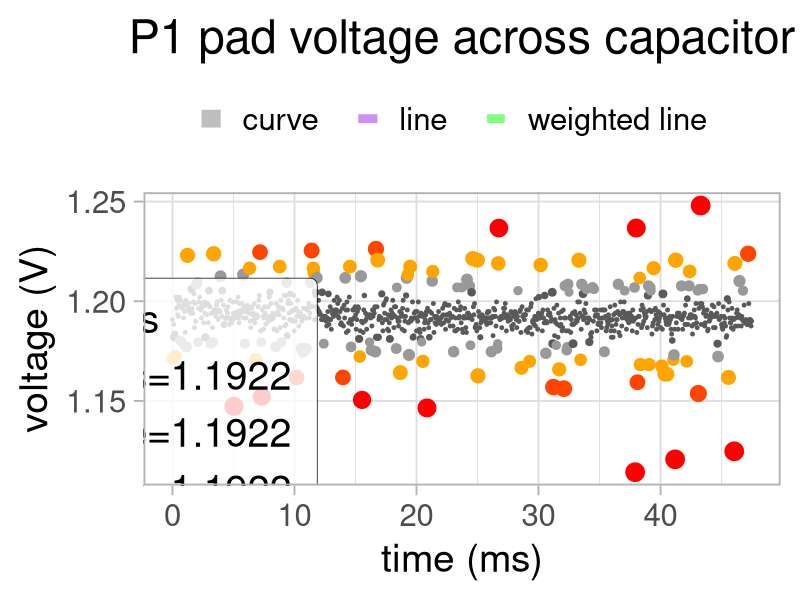
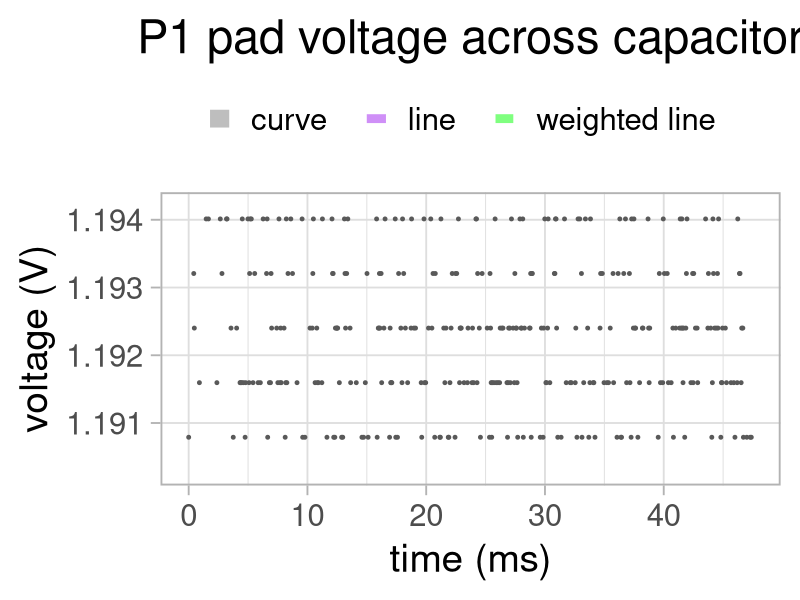
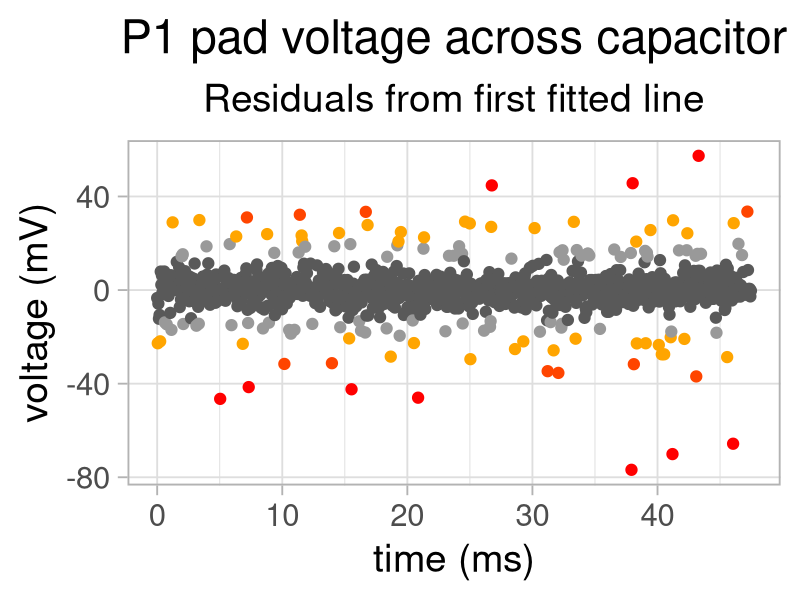
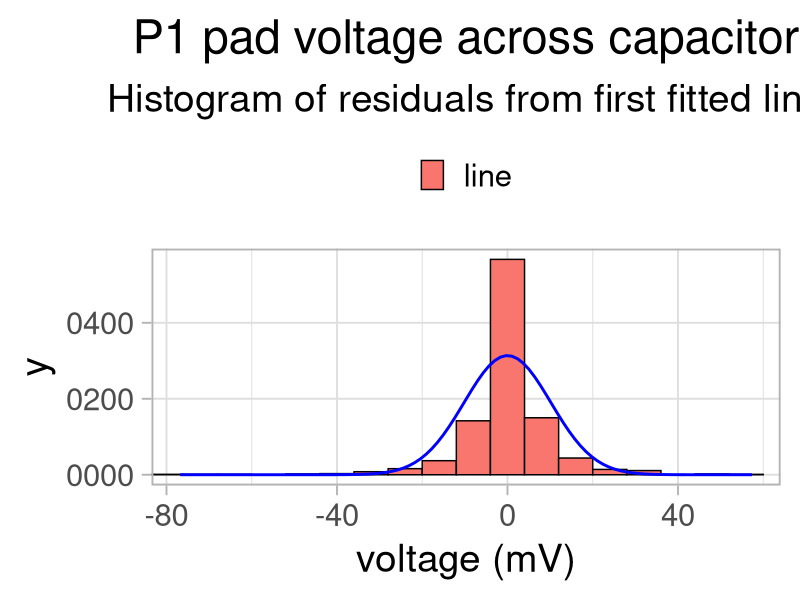
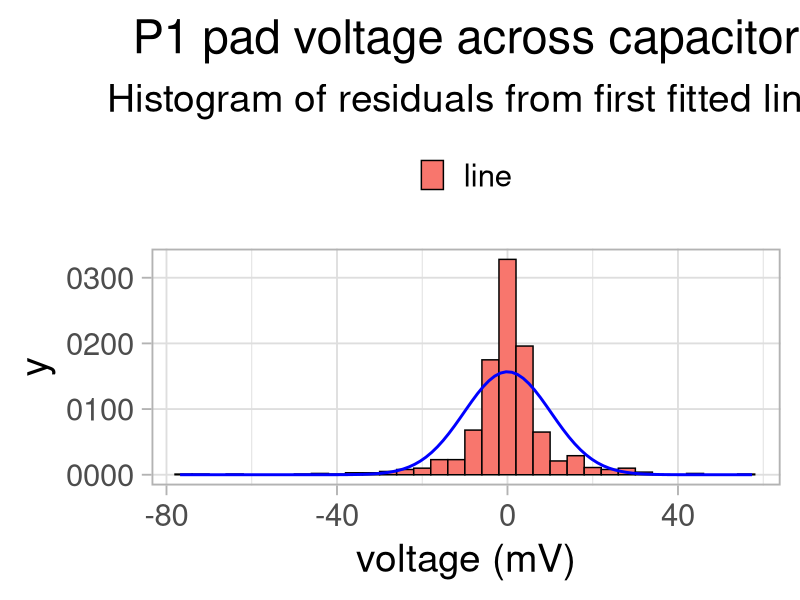
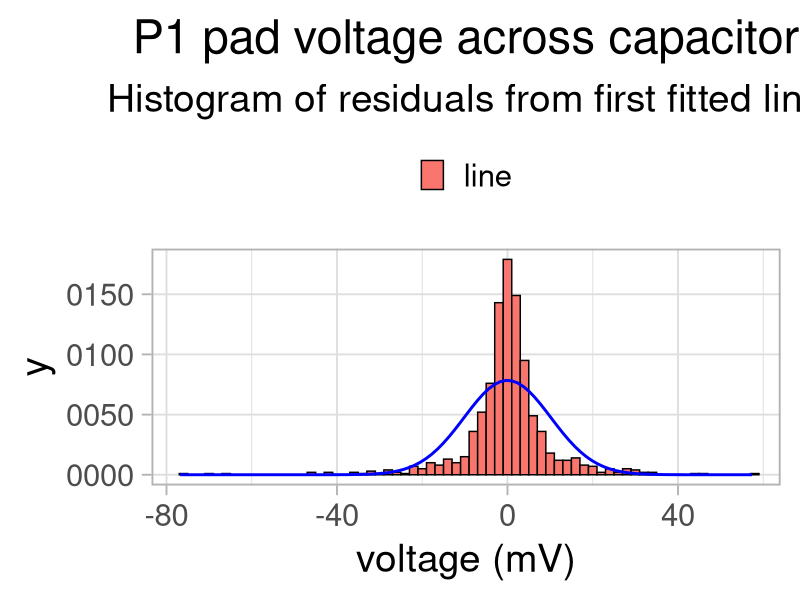
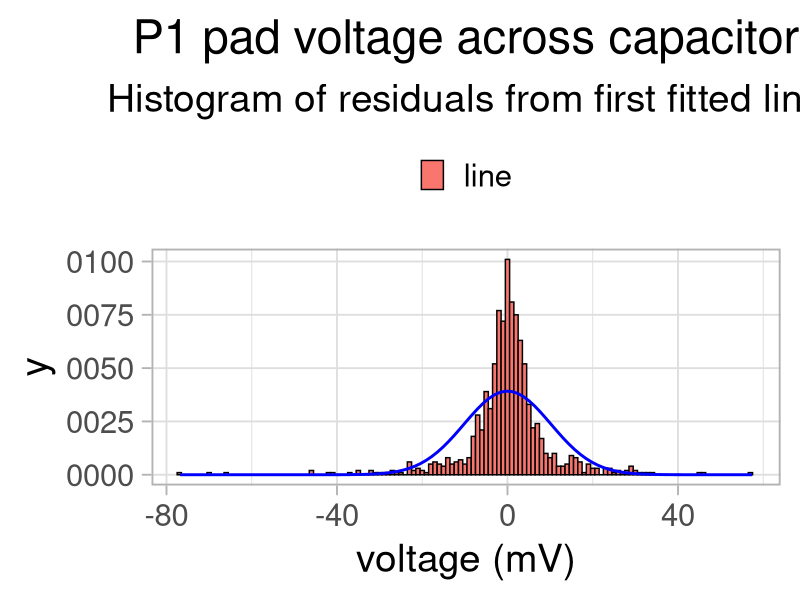
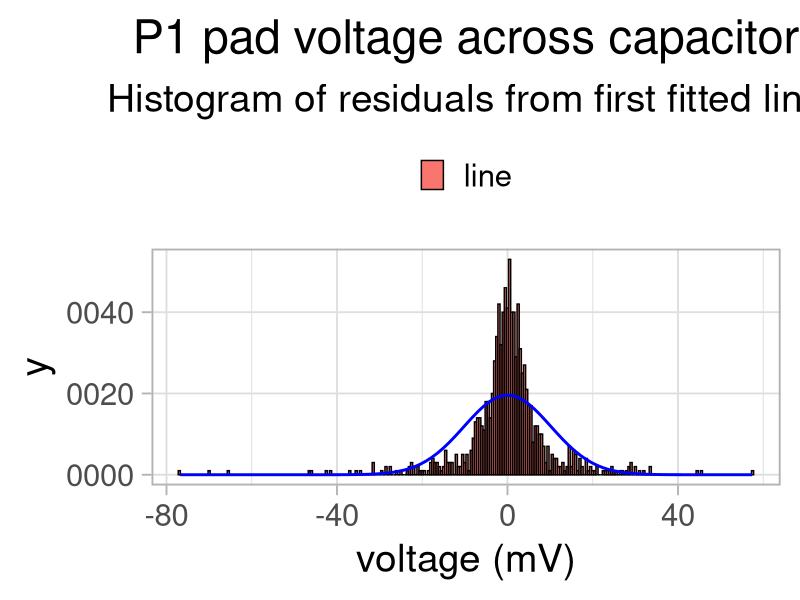

These figures' R source, in order:
library('stringr')
library('ggplot2')
library('grid')
library('gridExtra')



### A (different) example fo what was executed
###
### >>> [pulse.send(pulses) in range(10)] ; print(mean1000samples_alt2(p1))
### [False]
### 10470.7
### >>> pulses
### array('H', [40000, 500])

### 1000 ADC values from CP 5.0.0 on a CLUE (nRF52840 12 bit) Copied in from REPL 

### samples 1 2.2uF non-continuous

samples1 <- c(
     10592, 10624, 10544, 10624, 10656, 10592, 10544, 10560, 10576, 10576,
     10544, 10544, 10640, 10640, 10592, 10480, 10560, 10608, 10592, 10352,
     10592, 10336, 10544, 10528, 10608, 10592, 10544, 10432, 10608, 10496,
     10528, 10640, 10656, 10544, 10656, 10528, 10560, 10624, 10592, 10576,
     10560, 10448, 10112, 10624, 10640, 10624, 10560, 10512, 10496, 10624,
     10512, 10512, 10624, 10752, 10480, 10544, 10544, 10560, 10784, 10480,
     10528, 10640, 10528, 10496, 10704, 10592, 10480, 10560, 10592, 10512,
     10576, 10384, 10624, 10624, 10496, 10512, 10480, 10528, 10608, 10528,
     10576, 10496, 10512, 10480, 10336, 10736, 10544, 10480, 10496, 10416,
     10624, 10544, 10544, 10576, 10576, 10560, 10528, 10528, 10512, 10560,
     10560, 10528, 10560, 10496, 10144, 10496, 10832, 10528, 10560, 10496,
     10560, 10592, 10496, 10432, 10480, 10560, 10480, 10544, 10480, 10544,
     10496, 10512, 10544, 10512, 10528, 10560, 10512, 10544, 10544, 10496,
     10512, 10496, 10368, 10480, 10528, 10480, 10496, 10560, 10496, 10544,
     10496, 10432, 10512, 10544, 10528, 10544, 10560, 10560, 10544, 10592,
     10448, 10400, 10512, 10560, 10528, 10528, 10480, 10496, 10512, 10464,
     10464, 10480, 10464, 10480, 10480, 10496, 10560, 10496, 10464, 10448,
     10448, 10528, 10496, 10496, 10464, 10480, 10560, 10496, 10496, 10640,
     10560, 10512, 10480, 10512, 10496, 10480, 10480, 10544, 10464, 10480,
     10624, 10272, 10528, 10496, 10464, 10800, 10496, 10528, 10448, 10560,
     10512, 10496, 10464, 10528, 10480, 10576, 10480, 10560, 10480, 10576,
     10480, 10512, 10608, 10448, 10496, 10480, 10512, 10752, 10480, 10480,
     10480, 10480, 10480, 10464, 10480, 10544, 10464, 10432, 10608, 10384,
     10368, 10512, 10512, 10480, 10528, 10272, 10336, 10448, 10480, 10528,
     10416, 10464, 10448, 10416, 10480, 10576, 10512, 10496, 10512, 10528,
     10464, 10432, 10464, 10512, 10432, 10544, 10432, 10448, 10480, 10448,
     10432, 10464, 10352, 10432, 10480, 10464, 10528, 10480, 10416, 10480,
     10480, 10480, 10496, 10416, 10480, 10288, 10512, 10448, 10448, 10464,
     10304, 10384, 10480, 10448, 10480, 10624, 10496, 10448, 10368, 10496,
     10560, 10464, 10528, 10336, 10416, 10496, 10416, 10416, 10496, 10432,
     10352, 10416, 10496, 10496, 10432, 10560, 10416, 10528, 10320, 10464,
     10512, 10496, 10496, 10400, 10416, 10496, 10544, 10320, 10304, 10496,
     10352, 10400, 10512, 10352, 10464, 10384, 10400, 10496, 10480, 10416,
     10464, 10512, 10528, 10352, 10448, 10416, 10416, 10480, 10496, 10560,
     10416, 10400, 10416, 10448, 10480, 10320, 10400, 10720, 10416, 10416,
     10464, 10448, 10432, 10464, 10448, 10384, 10416, 10432, 10416, 10432,
     10352, 10416, 10352, 10224, 10416, 10464, 10464, 10496, 10416, 10128,
     10432, 10720, 10480, 10416, 10448, 10416, 10464, 10368, 10432, 10480,
     10432, 10464, 10496, 10480, 10464, 10432, 10352, 10400, 10496, 10416,
     10464, 10448, 10368, 10400, 10496, 10224, 10400, 10480, 10464, 10432,
     10448, 10416, 10416, 10496, 10496, 10464, 10416, 10400, 10368, 10384,
     10432, 9968, 10192, 10416, 10400, 10480, 10512, 10480, 10432, 10432,
     10480, 10352, 10432, 10416, 10512, 10384, 10176, 10752, 10528, 10192,
     10352, 10432, 10384, 10480, 10448, 10368, 10160, 10368, 10448, 10528,
     10448, 10352, 10320, 10416, 10400, 10384, 10336, 10432, 10368, 10384,
     10432, 10432, 10448, 10352, 10384, 10416, 10496, 10496, 10496, 10256,
     10080, 10624, 10448, 10384, 10336, 10448, 10400, 10432, 10400, 10432,
     10416, 10352, 10368, 10416, 10224, 10352, 10352, 10432, 10336, 10432,
     10288, 10464, 10432, 10240, 10432, 10352, 10400, 10432, 10416, 10464,
     10288, 10432, 10464, 10352, 10416, 10384, 10416, 10432, 10448, 10448,
     10448, 10656, 10480, 10400, 10432, 10432, 10416, 10432, 10480, 10464,
     10352, 10432, 10464, 10384, 10528, 10432, 10480, 10496, 10416, 10496,
     10416, 10496, 10368, 10416, 10800, 10400, 10352, 10576, 10384, 10432,
     10448, 10448, 10448, 10432, 10496, 10416, 10496, 10320, 10384, 10480,
     10416, 10336, 10416, 10336, 10352, 10400, 10368, 10288, 9792, 10320,
     10368, 10352, 10400, 10320, 10432, 10160, 10384, 10432, 10432, 10368,
     10432, 10352, 10304, 10416, 10432, 10368, 10352, 10432, 10352, 10496,
     10352, 10384, 10464, 10432, 10400, 10400, 10416, 10336, 10432, 10224,
     10592, 10368, 10432, 10352, 10384, 10368, 10432, 10432, 10416, 10352,
     10272, 10416, 10384, 10448, 10368, 10352, 10304, 10240, 10400, 10528,
     10416, 10352, 10368, 10416, 10448, 10464, 10368, 10256, 10400, 10400,
     10352, 10368, 10432, 10352, 10432, 10448, 10368, 10336, 10352, 10432,
     10448, 10544, 10368, 10496, 10384, 10240, 10368, 10256, 10352, 10288,
     10320, 10304, 10384, 10352, 10400, 10432, 10384, 10384, 10352, 10352,
     10368, 10384, 10352, 10368, 10752, 10368, 10368, 10416, 10336, 10224,
     10400, 10400, 10432, 10416, 10496, 10432, 10432, 10384, 10304, 10336,
     10336, 10368, 10384, 10384, 10368, 10496, 10304, 10384, 10384, 10384,
     10352, 10304, 10432, 10352, 10272, 10352, 10416, 10368, 10512, 10336,
     10432, 10304, 10336, 10336, 10368, 10368, 10368, 10320, 10368, 10352,
     10400, 10304, 10352, 9968, 10352, 10288, 10272, 10368, 10320, 10464,
     10368, 10320, 10336, 10432, 10656, 10368, 10368, 10336, 10384, 10336,
     10336, 10352, 10336, 10224, 10368, 10384, 10336, 10336, 10336, 10320,
     10384, 10352, 10368, 10320, 10272, 10224, 10352, 10368, 10320, 10320,
     10352, 10304, 10352, 10352, 10224, 10352, 10288, 10288, 10416, 10352,
     10432, 10368, 10304, 10112, 10288, 10352, 10400, 10320, 10352, 10352,
     10320, 10208, 10512, 10288, 10208, 10320, 10272, 10304, 10368, 10352,
     10368, 10304, 10352, 10336, 10288, 10272, 10336, 10368, 10288, 10560,
     10240, 10320, 10464, 10432, 10304, 10288, 10304, 10256, 10304, 10320,
     10368, 10272, 10368, 10256, 10224, 10352, 10304, 10256, 10320, 10288,
     10336, 10288, 10320, 10224, 10320, 10320, 10400, 10368, 10304, 10384,
     10368, 10320, 10320, 10304, 10288, 10368, 10336, 10416, 10320, 10304,
     10336, 10288, 10304, 10352, 10352, 10304, 10256, 10352, 10240, 10288,
     10304, 10256, 10304, 10400, 10288, 10384, 10272, 10320, 10336, 10224,
     10368, 10256, 10368, 10304, 10272, 10288, 10432, 10352, 10288, 10336,
     10288, 10368, 10304, 9552, 10320, 10336, 10288, 10384, 10320, 10272,
     10320, 10368, 10256, 10368, 10336, 10368, 10288, 10352, 10352, 10288,
     10512, 10320, 10320, 10352, 10336, 10272, 10160, 10336, 10288, 10272,
     10336, 10288, 10416, 10208, 10304, 10272, 10320, 10288, 10336, 10400,
     10304, 10368, 10352, 10336, 10208, 10288, 10352, 10240, 10336, 10352,
     10288, 10288, 10288, 10288, 10352, 10272, 10272, 10224, 10176, 10224,
     10224, 10224, 10272, 10384, 10368, 10208, 10320, 10320, 10320, 10336,
     10304, 9696, 10304, 10400, 10304, 10304, 10256, 10256, 10288, 10272,
     10304, 10272, 10240, 10320, 10304, 10240, 10208, 10272, 10208, 10336,
     10320, 10320, 10224, 10208, 10224, 10320, 10288, 10256, 10208, 10320,
     10240, 10224, 10224, 10352, 10384, 10336, 10336, 10304, 10304, 10256,
     10304, 10304, 10256, 10368, 10288, 10288, 10288, 10304, 10368, 10240,
     10272, 10304, 10240, 10320, 10160, 10320, 10240, 10304, 10208, 10160,
     10320, 10256, 10224, 10288, 10224, 10224, 10256, 10304, 10208, 10240,
     10304, 10288, 10368, 10336, 10256, 10176, 10304, 10288, 10240, 10224,
     10272, 10224, 10288, 10256, 10320, 10224, 10352, 10272, 10288, 10224)


### samples2 is 0.1uF ceramic/mylar with continuous pulsing at 400kHz 55000 duty
### 

### >>> discard = [print("    ", ", ".join(map(str,sample_store_list[x:x+10])), end=",\n") for x in range(0,1000,10)]

samples2 <- c(
  23808, 23712, 23680, 23696, 23696, 23712, 23696, 23712, 23696, 23648,
  23472, 23712, 23520, 23616, 23744, 23568, 23680, 23200, 23680, 23744,
  23712, 23760, 23152, 24208, 23984, 23456, 23280, 23664, 24256, 24528,
  23664, 23600, 23696, 23616, 23712, 23712, 24128, 23680, 23744, 23584,
  23936, 23600, 23552, 23936, 23648, 23840, 24448, 22928, 23664, 23360,
  24304, 23568, 23744, 23616, 23632, 23664, 23632, 23664, 23664, 23664,
  23776, 23776, 23744, 23424, 24128, 23872, 23552, 23600, 23728, 23696,
  23712, 23520, 23536, 23872, 23584, 23664, 23936, 23632, 23744, 23344,
  23680, 23712, 23664, 23744, 23664, 23600, 23600, 23680, 23648, 23856,
  23664, 23616, 23840, 23248, 24000, 23696, 23712, 23632, 24352, 23664,
  23664, 23776, 23616, 23584, 23600, 23712, 23664, 23632, 23888, 23856,
  23472, 23568, 23600, 23744, 23664, 23728, 23664, 23728, 23584, 23600,
  23872, 23696, 23440, 23568, 23504, 23712, 24336, 23744, 23712, 23760,
  23600, 23712, 23696, 23616, 23776, 23680, 23600, 23712, 23664, 23728,
  23680, 23712, 23488, 23616, 22864, 23696, 23680, 23584, 23680, 23632,
  23808, 23776, 23552, 23664, 23680, 23744, 23680, 23664, 23488, 23760,
  23744, 23808, 23536, 23728, 23712, 23408, 23648, 23744, 23712, 23728,
  23536, 23680, 23520, 23680, 23600, 23600, 23712, 23760, 23520, 23664,
  23664, 23616, 23744, 23744, 23600, 23712, 23488, 23744, 23728, 23088,
  23616, 23600, 23664, 24400, 23664, 23936, 23776, 23472, 23872, 24112,
  23472, 23680, 23728, 23664, 23536, 23664, 23568, 23664, 23680, 23552,
  23648, 23712, 23584, 23552, 23584, 23696, 23728, 23680, 23616, 23664,
  23600, 23824, 23504, 23680, 23360, 23232, 23680, 23904, 24320, 23744,
  23664, 23664, 23728, 23648, 23648, 23680, 23648, 23664, 23616, 23696,
  23696, 23536, 23760, 23648, 23648, 23776, 23696, 23792, 23536, 23504,
  23904, 23552, 23664, 24272, 23456, 23472, 23168, 23680, 23712, 23696,
  23568, 23552, 23632, 23664, 23648, 23504, 23712, 24016, 23888, 23824,
  23744, 23632, 23664, 23696, 23680, 23744, 23664, 23600, 23744, 23456,
  23552, 23600, 23664, 23808, 23664, 23664, 23376, 23728, 23440, 23728,
  23424, 23680, 24320, 23616, 23824, 23520, 23536, 23584, 23520, 23680,
  23680, 23600, 23840, 23680, 23744, 23312, 23168, 23536, 23264, 23712,
  23712, 23648, 23120, 23664, 23584, 23664, 23600, 23520, 23696, 23696,
  22432, 23680, 23728, 23456, 23648, 23664, 23776, 23600, 23664, 23632,
  23712, 22592, 23568, 23344, 23632, 24064, 23616, 22880, 23968, 23568,
  23008, 23792, 23488, 24240, 23648, 23680, 23504, 23712, 23808, 23552,
  23776, 23600, 23456, 23408, 24352, 23040, 23744, 23552, 23760, 23680,
  23600, 23664, 23632, 23264, 23680, 23648, 23296, 23520, 23840, 23344,
  23632, 23680, 23664, 23712, 23728, 23488, 23632, 23648, 23696, 23664,
  23616, 23696, 23744, 23616, 23632, 23664, 23600, 23680, 23584, 23744,
  23504, 23824, 23600, 23632, 23536, 23680, 23712, 23376, 24096, 23600,
  23456, 23728, 23504, 23744, 23632, 23712, 23664, 23600, 23664, 23808,
  23504, 23648, 23760, 23968, 23616, 24000, 23840, 23680, 23696, 23808,
  24208, 23600, 23600, 23680, 23888, 23312, 23488, 23728, 23456, 23744,
  23648, 23696, 23648, 23680, 23728, 23552, 23680, 23536, 23808, 23632,
  23664, 23648, 23680, 23920, 23648, 23152, 23712, 23280, 23632, 23712,
  23664, 23664, 23664, 23728, 23808, 23664, 23712, 23600, 23744, 23664,
  23664, 23760, 23664, 23552, 23680, 23680, 23680, 22768, 23680, 23808,
  23600, 24272, 23600, 23344, 23680, 23968, 23584, 23664, 23536, 23552,
  23872, 23664, 23824, 23968, 24064, 23632, 23632, 23712, 23568, 23728,
  23744, 23600, 23632, 23888, 23232, 23664, 23632, 23744, 23648, 23344,
  23616, 23632, 23712, 23744, 23600, 23664, 23552, 23712, 23680, 23664,
  23664, 23680, 23696, 23760, 23760, 23552, 23744, 23600, 23488, 23376,
  23600, 24096, 23712, 23584, 23616, 23744, 23664, 23584, 23600, 23840,
  23760, 23744, 23664, 23568, 23728, 23616, 23648, 23680, 23280, 23744,
  23632, 23536, 23760, 23616, 23664, 23648, 23696, 23680, 23616, 23616,
  23488, 23648, 24112, 23200, 23648, 23840, 23520, 23712, 23600, 23552,
  23664, 23664, 23728, 23664, 23712, 23680, 23712, 23520, 23584, 23680,
  23696, 23680, 23632, 23680, 23664, 23536, 23584, 23680, 23568, 23472,
  23680, 23680, 23664, 23680, 23648, 23616, 23568, 23712, 23408, 23600,
  23696, 23712, 24080, 23552, 23152, 23728, 23680, 23824, 23696, 23664,
  23488, 23760, 23808, 23472, 23552, 23616, 23680, 23760, 23696, 23408,
  23904, 23792, 23360, 23408, 23664, 23808, 23648, 23408, 23760, 23568,
  23488, 23632, 23728, 23680, 23632, 23664, 23536, 23760, 23744, 23328,
  23744, 23552, 24448, 23536, 23488, 23840, 21808, 24176, 23696, 23424,
  23696, 23104, 23504, 23728, 23696, 23744, 23728, 23680, 23648, 23632,
  23872, 23520, 23520, 23824, 23648, 24000, 23680, 24416, 23680, 23520,
  23536, 23648, 23680, 23680, 23680, 23680, 23680, 23536, 23552, 23744,
  23600, 23632, 23536, 23792, 23680, 23680, 23664, 23744, 23472, 23648,
  23664, 23680, 23712, 24128, 23680, 23488, 23552, 23664, 23664, 23696,
  23664, 23232, 23456, 23344, 23968, 23504, 23584, 23664, 23664, 23968,
  22976, 23632, 23648, 23504, 23536, 23664, 23680, 23744, 23664, 23728,
  23664, 23520, 23536, 23792, 23792, 23680, 23600, 23392, 23616, 23664,
  24112, 23472, 23456, 23808, 23680, 23696, 23664, 23664, 23680, 23520,
  23536, 23248, 23664, 23648, 23552, 23392, 23680, 23840, 23648, 24000,
  23680, 23600, 23664, 23664, 23680, 23680, 23648, 23136, 23584, 23616,
  24000, 23936, 23648, 23728, 23728, 23536, 23536, 23600, 23712, 23728,
  23664, 23680, 23712, 23760, 23616, 23472, 23520, 23600, 23680, 23856,
  23664, 23888, 24608, 23552, 23552, 23600, 23664, 23696, 23680, 24208,
  23616, 23472, 23600, 24288, 24272, 23680, 23696, 23680, 23632, 23136,
  23696, 23616, 23568, 23696, 23680, 23648, 23616, 23712, 23744, 23216,
  23552, 23296, 23616, 23856, 23680, 23712, 23664, 23536, 23536, 23568,
  23536, 23728, 23712, 23664, 23680, 23648, 23632, 23568, 23536, 23664,
  23696, 23776, 23600, 23664, 23648, 23232, 23552, 23616, 23616, 23648,
  23552, 24336, 23632, 23680, 23328, 23536, 23344, 24144, 23648, 24096,
  23680, 23536, 23648, 23744, 23552, 23760, 23664, 23616, 23632, 23632,
  23680, 23552, 23616, 23696, 23616, 23712, 23648, 23680, 23440, 23632,
  23840, 23488, 23584, 23344, 23664, 23552, 23632, 23664, 23824, 23488,
  23584, 23712, 23680, 23648, 23664, 23616, 23712, 22336, 23616, 23632,
  23760, 23680, 23712, 23312, 23728, 23680, 23744, 23200, 23536, 23856,
  23296, 22944, 23632, 23792, 23632, 23520, 23504, 23664, 23632, 23648,
  23616, 23664, 23680, 23584, 23616, 23504, 23168, 23616, 23680, 22608,
  23664, 23632, 23632, 23552, 23568, 23680, 23616, 23680, 23680, 23664,
  23248, 23536, 23616, 23424, 23728, 23600, 23744, 23728, 23808, 23472,
  23264, 23488, 23088, 23664, 22912, 24000, 23408, 23680, 23616, 23472,
  23472, 23696, 23568, 23664, 23696, 23792, 23712, 23856, 23536, 23888,
  23536, 23920, 23568, 23792, 23600, 23680, 23648, 23664, 23536, 23664,
  23744, 23648, 23616, 23600, 23664, 23536, 23536, 23728, 23648, 23664,
  23808, 23616, 23408, 23920, 23712, 23376, 23552, 23808, 23648, 23696,
  23600, 23328, 23536, 23552, 23280, 23728, 23776, 23536, 23712, 23568,
  23600, 23264, 23488, 23680, 23664, 23600, 23712, 23680, 23616, 23648
)

### same as samples2

samples3 <- c(
  23664, 23648, 23680, 23568, 23472, 23552, 23808, 23680, 23648, 23664,
  23712, 23440, 23232, 24048, 23712, 23696, 23696, 23600, 23664, 23664,
  23664, 23808, 23568, 23536, 23744, 23312, 23840, 23680, 23712, 23664,
  23680, 23648, 23664, 23664, 23584, 23664, 23744, 23712, 23744, 23536,
  23888, 23328, 23344, 23632, 23584, 23744, 23632, 23712, 23824, 23584,
  23664, 23632, 23504, 23584, 23712, 23680, 23504, 23600, 23600, 23648,
  23408, 23360, 23680, 23648, 22080, 23664, 23600, 23712, 23664, 23680,
  23648, 23696, 23584, 23584, 23680, 23664, 23792, 23648, 22912, 23648,
  23488, 23488, 23616, 23648, 23520, 23632, 23664, 23648, 23936, 23616,
  23680, 23392, 23904, 23680, 23616, 23616, 23600, 23744, 23712, 23488,
  23600, 23872, 23936, 23664, 23936, 23712, 23760, 23504, 23712, 23568,
  23680, 23616, 23600, 23632, 23648, 23648, 23760, 23616, 23920, 23680,
  23680, 23760, 23744, 23648, 23840, 23584, 23584, 23856, 23376, 23424,
  23648, 23920, 23696, 23792, 23680, 23552, 23760, 23520, 23552, 23728,
  23680, 23712, 23680, 23632, 23696, 23696, 23568, 23712, 23616, 23696,
  23680, 23600, 23648, 23632, 23616, 23728, 24176, 23792, 23472, 24160,
  23680, 23488, 23664, 23744, 23696, 23456, 23344, 23600, 23632, 23632,
  23616, 23904, 23664, 23536, 23504, 23680, 23648, 23648, 23632, 23728,
  23696, 23632, 23520, 23392, 23664, 23744, 23680, 23648, 23664, 23744,
  23536, 23536, 22640, 23104, 23664, 23632, 23680, 23344, 23456, 23376,
  23680, 23664, 23808, 23616, 23552, 23632, 23744, 23776, 23600, 23584,
  23600, 23664, 23840, 23664, 22992, 23536, 23552, 23552, 23584, 23632,
  23584, 23712, 23520, 23792, 23712, 23712, 23584, 23296, 23776, 23616,
  23280, 23664, 23568, 23696, 23648, 23552, 23680, 23680, 23648, 24192,
  24352, 23776, 23664, 23584, 23792, 23632, 23600, 23680, 23680, 23824,
  23712, 23552, 23744, 23728, 23536, 23200, 23616, 23728, 23504, 23536,
  23648, 23808, 23552, 23680, 23696, 23648, 23168, 23568, 23744, 23600,
  23648, 23632, 23616, 23584, 24272, 23584, 23616, 23696, 23568, 23680,
  23840, 23744, 23632, 24240, 23616, 23776, 23568, 23680, 23744, 23648,
  23648, 23648, 23680, 23680, 23696, 23712, 23696, 23568, 23728, 23648,
  23616, 23728, 23888, 23616, 23696, 23936, 23616, 24064, 23648, 23536,
  23504, 23648, 23584, 23648, 23616, 23648, 23680, 23936, 23584, 23680,
  23568, 24368, 23504, 23664, 23488, 24000, 23904, 23536, 23552, 23696,
  23312, 23584, 23744, 23600, 23696, 23648, 23552, 23584, 23680, 23536,
  23696, 23648, 23552, 23728, 23536, 23616, 23664, 23872, 23600, 24080,
  23200, 23936, 23360, 23536, 23616, 23776, 23696, 23632, 23632, 23680,
  23648, 23680, 23712, 23152, 23280, 23632, 23568, 23504, 23664, 23680,
  23712, 23632, 23568, 23664, 23568, 23664, 23632, 23664, 23680, 23616,
  23664, 23344, 23552, 23232, 23504, 23680, 23600, 23664, 23552, 23520,
  23552, 23600, 23072, 23712, 23648, 23648, 23744, 23536, 23712, 23568,
  23888, 23744, 23552, 24176, 23808, 23952, 22544, 23440, 23680, 23616,
  23712, 22880, 23680, 23248, 23744, 23520, 23632, 23632, 23664, 23680,
  23600, 23664, 23760, 23584, 23488, 24304, 22896, 23744, 23632, 23680,
  23680, 23648, 23696, 23744, 23856, 23568, 23600, 23648, 23632, 23648,
  23744, 23600, 23792, 24000, 23488, 23616, 23680, 23632, 23952, 23648,
  23472, 23776, 23552, 23632, 23696, 23664, 23552, 23648, 23680, 23680,
  23520, 23648, 23696, 23648, 23664, 23616, 23680, 23584, 23536, 23664,
  23552, 23728, 23664, 23856, 23616, 23744, 23664, 23568, 23664, 23712,
  23808, 23712, 23600, 23712, 23504, 23280, 23920, 23712, 23616, 23680,
  23696, 23296, 23504, 23456, 23568, 23568, 23552, 23664, 23600, 23632,
  23600, 23648, 23776, 23536, 23440, 23536, 23680, 23744, 23648, 23760,
  23680, 23744, 23520, 23648, 23632, 23680, 23744, 23680, 23600, 23760,
  24240, 23568, 23280, 23728, 23712, 23680, 23648, 23728, 23696, 23616,
  23664, 23632, 23680, 23328, 23712, 23840, 23872, 23200, 23728, 23632,
  23664, 23680, 24416, 23520, 23664, 23712, 23696, 23536, 23664, 23888,
  23632, 23072, 23696, 23376, 23712, 23648, 23424, 23552, 23744, 23664,
  23616, 23680, 23600, 23664, 23680, 23584, 23632, 23632, 23872, 23632,
  24192, 23632, 23680, 23472, 23728, 23664, 23552, 23680, 23712, 23680,
  23648, 23664, 23552, 23536, 23152, 23520, 23600, 23600, 23696, 23584,
  23472, 23776, 23280, 24048, 23568, 23584, 23616, 23680, 23680, 23728,
  23552, 23536, 23728, 23680, 23600, 23648, 23600, 23568, 23392, 23648,
  23536, 23776, 23616, 23552, 23648, 23584, 23680, 23648, 23536, 23728,
  23584, 23616, 23696, 23744, 23600, 23536, 23280, 23968, 23552, 23104,
  23632, 23840, 23728, 23600, 23680, 23664, 23488, 24112, 23680, 23776,
  23680, 23600, 23792, 23728, 23728, 23504, 23296, 23648, 23696, 23616,
  23680, 23648, 23568, 23664, 23712, 23552, 23536, 23648, 23632, 23696,
  23840, 23536, 23744, 23472, 23552, 23680, 23568, 23600, 23648, 23616,
  23776, 23664, 23488, 23712, 23664, 23648, 23808, 23680, 23952, 23680,
  23696, 23616, 23856, 23664, 23200, 23760, 23568, 23728, 23664, 23616,
  23648, 23664, 23648, 23808, 23904, 23184, 23760, 23632, 23584, 23056,
  23712, 23632, 23632, 23616, 23648, 23696, 23488, 23344, 23680, 23600,
  23984, 23680, 23616, 23712, 23472, 23616, 23712, 23680, 23600, 23616,
  23680, 23664, 23872, 23344, 23664, 23680, 23552, 23664, 23920, 23712,
  23680, 23616, 23680, 23664, 22496, 23760, 23632, 23776, 24448, 23648,
  23648, 23664, 23488, 23744, 23472, 23728, 23600, 23680, 23600, 23600,
  23936, 23936, 23552, 23712, 23568, 23600, 23600, 23600, 23648, 23664,
  23552, 23808, 23680, 23680, 23504, 23632, 23744, 23600, 23664, 23808,
  23984, 23488, 23600, 23680, 23728, 23664, 23648, 23664, 23888, 23504,
  23632, 23664, 23664, 23744, 23680, 23712, 23648, 23616, 23360, 23744,
  23520, 23600, 23872, 24016, 23664, 24000, 23632, 23648, 23088, 23600,
  23744, 23696, 23504, 23712, 23664, 23648, 23680, 23296, 23664, 23680,
  23552, 23360, 23328, 23520, 23040, 23584, 23712, 23680, 23568, 23648,
  22960, 23248, 23632, 23632, 23680, 24016, 23312, 23728, 23600, 23728,
  23440, 23632, 23648, 23552, 23728, 23568, 23472, 23616, 23760, 23264,
  23888, 23872, 23568, 23648, 23872, 23632, 23712, 23504, 23648, 24000,
  23008, 23920, 23712, 23552, 23680, 23616, 23664, 23536, 23680, 23504,
  23584, 23600, 23744, 23552, 23488, 23600, 23632, 23680, 23776, 23600,
  23792, 23584, 23552, 23600, 23680, 23712, 23568, 23744, 23664, 23504,
  23472, 23808, 23808, 23552, 23584, 23648, 23648, 23584, 23568, 23696,
  23456, 23552, 23792, 23600, 23040, 23440, 23744, 24176, 23536, 23680,
  23600, 23568, 23616, 23616, 23792, 23696, 23648, 23632, 23552, 23792,
  23856, 23616, 23664, 23216, 23536, 23616, 23472, 23696, 23008, 23728,
  23696, 23552, 23744, 23600, 23536, 24032, 23664, 23056, 23824, 23696,
  23600, 23872, 23728, 23312, 23584, 23680, 23680, 23552, 24176, 23648,
  24064, 23664, 23488, 23616, 23680, 23664, 23648, 23584, 23744, 23632,
  23648, 23584, 23600, 23568, 23616, 23728, 23744, 23648, 23712, 23616,
  23600, 23824, 23632, 23616, 23616, 23680, 23568, 23664, 23552, 23024,
  23760, 24144, 23616, 23680, 23440, 23616, 23360, 23136, 23680, 23648,
  23536, 23568, 23680, 24080, 23840, 23680, 23632, 23536, 23616, 23648,
  23664, 23680, 23648, 23680, 23488, 23488, 23552, 23632, 23600, 23584
)

samples4 <- c(
  23648, 23264, 23600, 23472, 23504, 23280, 23872, 23760, 23840, 23696,
  23680, 23792, 23872, 23440, 23840, 23776, 23424, 23760, 23776, 23664,
  23808, 23728, 23520, 23840, 23376, 23792, 24288, 23760, 23808, 23728,
  23744, 23712, 23728, 23952, 23760, 23712, 23824, 23904, 23568, 23808,
  23632, 24000, 24000, 24016, 23424, 23760, 23824, 23872, 23760, 23744,
  23664, 23792, 23776, 23808, 23616, 23824, 23712, 23472, 23792, 23696,
  23808, 23808, 23616, 23936, 23776, 23776, 23408, 23712, 23712, 23568,
  23424, 24304, 23744, 23728, 23744, 23680, 23792, 23824, 23728, 23648,
  23744, 23728, 23728, 24080, 23840, 23680, 23936, 23600, 23792, 23584,
  23616, 23664, 23664, 23744, 23664, 23712, 23776, 23664, 23600, 23840,
  23648, 23664, 23616, 23632, 23824, 23712, 22784, 23664, 23696, 23712,
  23824, 23712, 23728, 23872, 23664, 23616, 23808, 23696, 23744, 23728,
  23808, 23728, 24096, 23664, 23776, 23408, 23728, 23664, 23728, 23792,
  23760, 23744, 23712, 24160, 23632, 23568, 23760, 23776, 23696, 23712,
  23648, 23808, 23616, 23664, 23248, 23664, 23696, 23680, 23776, 23840,
  23888, 24320, 23536, 23424, 22880, 23744, 23680, 23552, 23664, 23776,
  23712, 23600, 23664, 23680, 23664, 23776, 23632, 23872, 23920, 23680,
  23808, 23648, 23664, 23712, 23664, 23552, 23696, 23552, 23376, 23808,
  23536, 23712, 23728, 23776, 23696, 24176, 23568, 23840, 23424, 23760,
  23760, 23744, 23664, 23888, 23584, 23888, 23600, 24016, 23488, 23808,
  23840, 23712, 23648, 23904, 23808, 23728, 23648, 23632, 23744, 23888,
  23536, 23744, 23632, 23760, 23072, 23680, 23840, 23728, 23584, 23680,
  23696, 23712, 23360, 23632, 23664, 23328, 23760, 23680, 23664, 23760,
  23664, 23360, 23744, 23760, 23760, 23808, 23664, 23712, 24016, 23776,
  24336, 23776, 23776, 24160, 24112, 23648, 23888, 23920, 23776, 24064,
  23760, 23744, 23840, 23728, 23712, 23696, 23696, 23648, 23920, 23648,
  23680, 23408, 23680, 23680, 23680, 23632, 23584, 23664, 23728, 23904,
  23600, 23648, 23776, 23648, 23552, 23744, 23712, 23696, 23680, 23840,
  23696, 23744, 23712, 23744, 23872, 23808, 23680, 23664, 23840, 23728,
  23600, 23616, 23600, 23760, 23072, 23584, 23792, 23664, 24064, 23744,
  23520, 23824, 23744, 23536, 23616, 23872, 24176, 23648, 23376, 23600,
  23648, 23744, 23744, 23664, 23760, 23776, 23696, 23552, 23648, 23728,
  23776, 23760, 23456, 23280, 23536, 24080, 23632, 22848, 23616, 23520,
  23744, 23888, 23632, 23712, 23648, 23552, 23680, 23680, 23696, 23680,
  23424, 23696, 23664, 23344, 23584, 23744, 23680, 23744, 23712, 23776,
  23328, 24352, 23472, 23776, 24240, 23472, 23648, 23680, 23664, 23664,
  23664, 23904, 23616, 23536, 23792, 23808, 23712, 23648, 23840, 23856,
  23648, 23552, 23696, 23536, 23616, 23456, 23680, 23744, 23664, 23712,
  23840, 23696, 23568, 23776, 23680, 23776, 23360, 23968, 23664, 23632,
  23584, 23632, 23728, 23120, 23680, 23712, 23552, 23760, 23840, 23680,
  23536, 23632, 23680, 23888, 24064, 23744, 24096, 23616, 23296, 23632,
  24176, 23632, 23664, 23648, 23824, 23472, 23488, 23712, 23664, 23728,
  23664, 23536, 23728, 23632, 23824, 23680, 23552, 23520, 23456, 23712,
  23424, 23680, 23232, 23696, 23552, 23616, 23648, 23696, 23728, 22768,
  23760, 23616, 23568, 23472, 23728, 23648, 23648, 23712, 24032, 24128,
  23808, 23520, 23680, 23616, 23664, 23600, 23680, 23616, 23632, 23728,
  23648, 23648, 23616, 23664, 23600, 23680, 23760, 23696, 23616, 23792,
  23808, 23552, 23648, 23696, 23792, 23696, 23632, 23792, 23712, 23584,
  23664, 23680, 23680, 23680, 23584, 23328, 23760, 23536, 23664, 23536,
  23744, 23968, 23552, 23824, 23664, 23680, 23744, 23776, 23616, 23968,
  23552, 23520, 23664, 23680, 23760, 23664, 23568, 23520, 24048, 23712,
  23712, 23664, 23696, 23984, 23392, 23680, 23920, 23648, 24256, 23776,
  23696, 23808, 23568, 23584, 23600, 23536, 24240, 23088, 23728, 23680,
  23568, 23472, 23616, 23648, 23696, 23680, 23664, 23648, 23664, 23632,
  23632, 23664, 23600, 23712, 23728, 23664, 23728, 23616, 23664, 23616,
  23328, 23664, 23680, 23488, 23760, 23680, 23744, 23680, 23584, 23824,
  23360, 23408, 24208, 24560, 23664, 23648, 23664, 23680, 23568, 23680,
  23664, 23760, 23712, 23760, 23808, 23680, 23536, 23664, 23696, 23632,
  23680, 23680, 23664, 23648, 23728, 23584, 23552, 23712, 23600, 23680,
  23680, 23728, 23712, 23648, 23568, 23680, 23936, 23632, 23632, 23728,
  23744, 23520, 23168, 23776, 23680, 23680, 23696, 23648, 23696, 23696,
  23536, 23744, 23552, 23520, 23744, 23568, 23232, 23568, 23776, 23808,
  23504, 23632, 23616, 23648, 23600, 23680, 23584, 23856, 23648, 23680,
  23552, 23712, 23872, 23664, 23664, 24192, 23680, 23712, 23536, 23744,
  23664, 23616, 23888, 23616, 23312, 23632, 23616, 23744, 23696, 23696,
  23712, 23712, 23680, 23632, 23648, 23920, 23408, 22976, 23760, 23488,
  23648, 23616, 23392, 23792, 23600, 23472, 23712, 23152, 23584, 23664,
  23600, 23728, 23536, 23568, 23744, 22960, 23664, 23984, 23664, 23536,
  23344, 23376, 24000, 23536, 23920, 23664, 23680, 23520, 23648, 23600,
  23712, 23408, 23600, 23712, 23728, 23616, 23696, 23648, 23632, 23824,
  23664, 24240, 23824, 23712, 23248, 23552, 24000, 23680, 23904, 23648,
  23744, 23664, 23712, 23808, 23952, 23616, 23616, 23664, 23664, 23424,
  23648, 23504, 23472, 23520, 23968, 23968, 23632, 23952, 23744, 23680,
  23696, 23744, 23536, 23696, 23600, 23616, 23664, 23600, 23744, 23616,
  23568, 23664, 23744, 23744, 23664, 23328, 23744, 23680, 23536, 23568,
  23632, 23600, 23696, 23664, 23632, 23776, 23536, 23472, 23584, 23648,
  23472, 23696, 23536, 23792, 23712, 23600, 23648, 23648, 23728, 24000,
  23520, 23696, 23488, 23824, 23712, 23584, 23664, 23728, 23728, 23824,
  23936, 23696, 23664, 23552, 23648, 23712, 23632, 23616, 23680, 23712,
  23632, 23680, 23680, 23536, 23744, 23632, 23648, 23968, 22128, 23664,
  24560, 23520, 23024, 23600, 23680, 23680, 24064, 23200, 23744, 23568,
  23792, 23600, 23760, 23632, 23712, 23680, 23664, 23680, 23728, 23568,
  23888, 23984, 23200, 23744, 23968, 23936, 23728, 23504, 23584, 23616,
  24160, 23744, 23648, 23760, 23696, 23552, 23664, 23600, 23728, 23632,
  23664, 23712, 23568, 23696, 23184, 23552, 23904, 23792, 23696, 23104,
  23664, 23632, 23600, 23104, 23744, 23664, 23600, 23616, 23680, 23648,
  23552, 23504, 23440, 23680, 23248, 23296, 23552, 22256, 24240, 23616,
  23680, 23712, 23552, 23680, 23712, 23680, 23664, 23680, 23984, 23648,
  23552, 23680, 23696, 23712, 23600, 23792, 23600, 23232, 23856, 23600,
  23664, 23984, 24128, 23696, 23664, 23696, 23584, 23504, 23680, 23600,
  23744, 23680, 23664, 23808, 23616, 23568, 23936, 22912, 23760, 23952,
  23808, 24784, 23600, 23808, 23776, 23952, 23712, 23744, 23584, 23616,
  23680, 23696, 23744, 23536, 23552, 23680, 23632, 23648, 23664, 23712,
  23696, 23792, 23680, 23568, 23776, 23680, 23568, 23696, 23680, 23712,
  23408, 23280, 23808, 23648, 23664, 23664, 23680, 23600, 23568, 23552,
  23776, 23680, 23616, 23664, 23584, 23472, 23488, 23856, 23744, 23072,
  23824, 23664, 23616, 23616, 23568, 23760, 23664, 23552, 23648, 22336,
  24208, 23584, 23664, 23712, 23744, 23584, 23696, 23696, 24032, 23664,
  23680, 23584, 23680, 23648, 23936, 23632, 23792, 23616, 23616, 23648,
  23632, 23600, 23600, 24304, 23808, 23648, 23600, 23648, 23584, 23632
)


#############################################

dataname <- "sample4"

ref_voltage <- 3.3

sample_period <- 47.469 * 1e-3
#notes_pos_x <- 10 * 1e-3
notes_pos_x <- sample_period / 4


#rc_value <- 1e6 * 2.2 * 1e-6
rc_value <- 1e6 * 0.1 * 1e-6

delay <- 0.005

#conditions <- "during slow capacitor discharge"
conditions <- "across capacitor"
samples_df <- data.frame(voltage=samples4*ref_voltage/65535.0,
                         time=seq(0.0, sample_period,
                                  length.out=length(samples4)))


model_exp <- nls(voltage ~ I(a * exp((-time - delay) / b)),
                             data=samples_df, start=list(a=samples_df$voltage[1],
                                                         b=rc_value))

model_poly1_pass1 <- nls(voltage ~ I(a * time + b),
                         data=samples_df,
                         start=list(a=0, b=ref_voltage/2))

samples_df$res_poly1_pass1 <- residuals(model_poly1_pass1)

### There's a handful around 50ms out
outlier_s <- 0.050

### Calculate some weights to reduce effect of outliers on nls (s for squares)
### take the distance away from the outlier_s based on first fitted line
### and cap that, scale to 4.99 then cap those values at 4.0
samples_df$w1 <- pmin((outlier_s - pmin(outlier_s,
                                        abs(samples_df$res_poly1_pass1))) * 4.99/outlier_s,
                      4.0)

model_poly1_pass2 <- nls(voltage ~ I(a * time + b),
                         data=samples_df,
                         weights=samples_df$w1,
                         start=list(a=0, b=ref_voltage/2))


### plot graph with points, curve, both lines.


### plot same graph and zoom in on vertical

### TODO - colours are terrible
### yellow points are barely visible
### TODO clean-up legend
### TODO add annotation bottom left with
###    mean, mean(fitted exp()), mean(fitted line), mean(fitted line (weighted))

### Do i care about Q-Q?

###
mean_v = mean(samples_df$voltage)
mean_curve_v = mean(predict(model_exp, list(x=samples_df$time)))
mean_line_v = mean(predict(model_poly1_pass1, list(x=samples_df$time)))
mean_weighted_v = mean(predict(model_poly1_pass2, list(x=samples_df$time)))

### Hacky but I want to use geom_label
max_v = max(samples_df$voltage)
min_v = min(samples_df$voltage)
NApadding = rep(NA, dim(samples_df)[1] - 1)
samples_df$label_x <- c(notes_pos_x, NApadding)
samples_df$label_y <- c(min_v + (max_v - min_v) * 0.15, NApadding)
samples_df$label <- c(sprintf("means            \n samples=%.4f\ncurve=%.4f\nline=%.4f\n  weighted line=%.4f",
                              mean_v, mean_curve_v, mean_line_v, mean_weighted_v),
                      NApadding)

g1 <- ggplot(samples_df, aes(x=time)) +
  ggtitle(paste("P1 pad voltage", conditions)) +
  theme_light(base_size=28) +
  theme(plot.title=element_text(hjust=0.5, size=34),
        legend.position="top", legend.title=element_blank(),
        legend.spacing.x = unit(0.5, 'char'),
        panel.grid.minor.y=element_blank()) +
  scale_x_continuous(labels=function(x) { x * 1000.0 }) +
  labs(x="time (ms)", y="voltage (V)") +
  geom_point(aes(y=voltage,
                 color=cut(samples_df$w1, c(-1, 1, 2, 3, 3.7, 4)),
                 size=5.5 - samples_df$w1)) +
  geom_line(aes(y=predict(model_exp, list(x=time)), color="curve"),
            lwd=6) +
  geom_line(aes(y=predict(model_poly1_pass1, list(x=time)), color="line"),
            linetype="dashed", lwd=3, alpha=0.5) +
  geom_line(aes(y=predict(model_poly1_pass2, list(x=time)), color="weighted"),
            linetype="twodash", lwd=3, alpha=0.5) +
  guides(size=FALSE, linetype=FALSE) +
  scale_color_manual(values=c("(-1,1]" ="red",
                              "(1,2]" = "orangered",
                              "(2,3]" = "orange",
                              "(3,3.7]" = "gray60",
                              "(3.7,4]" = "gray35",
                              
                              "curve" = "grey",
                              "line" = "purple",
                              "weighted" = "green"
                              ),
                     labels=c("curve" = "curve  ", 
                              "line" = "line  ",
                              "weighted" = "weighted line  "),
                     breaks=c("curve", "line", "weighted")) +
  geom_label(aes(y=label_y, x=label_x, label=label),
             hjust=1, size=10, fill="white",
             label.padding = unit(0.65, "char"),
             alpha=0.8
             )


# this shows the line a bit more clearly - also shows the discrete nature of samples
headroom <- 0.000  ### 0mV
g2 <- g1 + coord_cartesian(ylim=c(min(predict(model_poly1_pass1, list(x=samples_df$time)),
                                      predict(model_poly1_pass2, list(x=samples_df$time))
                                      ) - headroom,
                                  max(predict(model_poly1_pass1, list(x=samples_df$time)),
                                      predict(model_poly1_pass2, list(x=samples_df$time))
                                      ) + headroom))
  

st <- shapiro.test(samples_df$res_poly1_pass1)

g3 <-  ggplot(samples_df, aes(x=time)) +
  ggtitle(paste("P1 pad voltage", conditions),
          subtitle="Residuals from first fitted line"
          ) +
  theme_light(base_size=28) +
  theme(plot.title=element_text(hjust=0.5, size=34),
        plot.subtitle=element_text(hjust=0.5, size=28),
        legend.position="top", legend.title=element_blank(),
        legend.spacing.x = unit(0.5, 'char'),
        panel.grid.minor.y=element_blank()) +
  scale_x_continuous(labels=function(x) { x * 1000.0 }) +
  labs(x="time (ms)", y="voltage (mV)") +
  geom_point(aes(y=res_poly1_pass1*1000,
                 color=cut(samples_df$w1, c(-1, 1, 2, 3, 3.7, 4))),
             size=3.5) +
#  guides(size=FALSE, linetype=FALSE) +
  scale_color_manual(values=c("(-1,1]" ="red",
                              "(1,2]" = "orangered",
                              "(2,3]" = "orange",
                              "(3,3.7]" = "gray60",
                              "(3.7,4]" = "gray35",
                              
                              "curve" = "grey",
                              "line" = "purple",
                              "weighted" = "green"
  ),
  labels=c("curve" = "curve  ", 
           "line" = "line  ",
           "weighted" = "weighted line  "),
  breaks=c("curve", "line", "weighted"))


### The joys of working around dynamic scoping for binw
### there's probably a more elegant way of doing this
mkdnorm <- function(binw) {
  lbinw <- binw
  return (function(x) { dnorm(x, mean = mean(samples_df$res_poly1_pass1 * 1000),
        sd = sd(samples_df$res_poly1_pass1 * 1000)) * lbinw * dim(samples_df)[1] })
}

### Histogram time - do several to give option to animate them
### Fixing the x width makes a lot more sense for animation comparison
### but letting the y axis auto-range works well
binwidthds_mv = c(8, 4, 2, 1, 0.5)
ghists <- vector("list", length(binwidthds_mv))
idx <- 1
for (binw in binwidthds_mv) {
  lfunc <- mkdnorm(binw)
  gh <- ggplot(samples_df, aes(x=time)) +
    ggtitle(paste("P1 pad voltage", conditions),
            subtitle="Histogram of residuals from first fitted line"
    ) +
    theme_light(base_size=28) +
    theme(plot.title=element_text(hjust=0.5, size=34),
          plot.subtitle=element_text(hjust=0.5, size=28),
          legend.position="top", legend.title=element_blank(),
          legend.spacing.x = unit(0.5, 'char'),
          panel.grid.minor.y=element_blank()) +
    geom_histogram(aes(res_poly1_pass1*1000, fill="line"),
                   color="black",
                   binwidth=binw) +
    scale_y_continuous(labels=function(x) { print(x) ; sprintf("%04d", x) } ) +
    labs(x="voltage (mV)") +
    stat_function(fun=lfunc, color="blue", lwd=1) +
  #                function(x) { 
  #    dnorm(x, mean = mean(samples_df$res_poly1_pass1 * 1000),
  #          sd = sd(samples_df$res_poly1_pass1 * 1000)) * binw * dim(samples_df)[1] },
  #          color="blue", lwd=1) +
    coord_cartesian(xlim=c(min(samples_df$res_poly1_pass1)*1000,
                           max(samples_df$res_poly1_pass1)*1000))
  ghists[[idx]] <- gh
  idx <- idx + 1
}

binw <- 30

samples_df$wslabel_x <- c(3, NApadding)
min_res <- min(samples_df$res_poly1_pass1)
max_res <- max(samples_df$res_poly1_pass1)
samples_df$wslabel_y <- c(min_res + (max_res - min_res) * 0.15, NApadding) * 1000.0
samples_df$wslabel <- c(sprintf("  %s\n  W=%.3f\n  p-value=%.4e",
                              st$method, st$statistic, st$p.value),
                        NApadding)

g5 <- ggplot(samples_df, aes(sample = res_poly1_pass1*1000, color="line")) +
  ggtitle(paste("P1 pad voltage", conditions),
          subtitle="Q-Q of fitted line residuals vs normal distribution"
  ) +
  theme_light(base_size=28) +
  theme(plot.title=element_text(hjust=0.5, size=34),
        plot.subtitle=element_text(hjust=0.5, size=28),
        legend.position="top", legend.title=element_blank(),
        legend.spacing.x = unit(0.5, 'char'),
        panel.grid.minor.y=element_blank()) +
  stat_qq(shape=21, size=4, show.legend=FALSE) +
  stat_qq(shape=21, size=5, color="black", show.legend=FALSE) +
  stat_qq_line(lwd=2, show.legend=FALSE) +
  geom_label(aes(y=wslabel_y, x=wslabel_x, label=wslabel),
             hjust=1, size=10, color="black", fill="white",
             label.padding = unit(0.65, "char"),
             alpha=0.8
             )

#g1


filebase <- paste0(dataname, "-")

filename <- "samples-fitted-lines"
### Save as 1600x1200 (4:3) png
ggsave(paste(filebase, filename, ".png", sep=""),
       g1,
       dpi=100, height=12, width=16, units="in")


filename <- "samples-fitted-lines-zoom"
### Save as 1600x1200 (4:3) png
ggsave(paste(filebase, filename, ".png", sep=""),
       g2,
       dpi=100, height=12, width=16, units="in")


filename <- "fitted-line-residuals"
### Save as 1600x1200 (4:3) png
ggsave(paste(filebase, filename, ".png", sep=""),
       g3,
       dpi=100, height=12, width=16, units="in")


idx <- 1
for (bins in binwidthds_mv) {
  filename <- sprintf("fitted-line-residuals-histogram-%03d", idx)
  ### Save as 1600x1200 (4:3) png
  ggsave(paste(filebase, filename, ".png", sep=""),
         ghists[[idx]],
         dpi=100, height=12, width=16, units="in")
  idx <- idx + 1
}


filename <- "fitted-line-residuals-qq"
### Save as 1600x1200 (4:3) png
ggsave(paste(filebase, filename, ".png", sep=""),
       g5,
       dpi=100, height=12, width=16, units="in")
